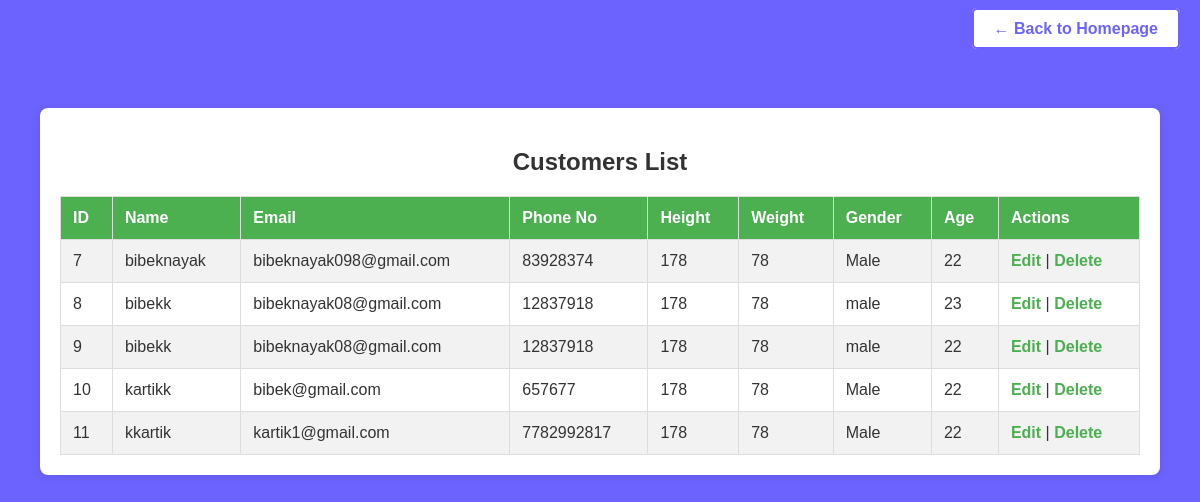
Page /read_customers.php on the committed database.
### tables this page shows
CREATE TABLE `customer` (
  `customer_id` int(11) NOT NULL,
  `name` varchar(255) DEFAULT NULL,
  `email` varchar(255) DEFAULT NULL,
  `password` varchar(255) DEFAULT NULL,
  `height` int(11) DEFAULT NULL,
  `weight` int(11) DEFAULT NULL,
  `gender` varchar(10) DEFAULT NULL,
  `age` int(11) DEFAULT NULL,
  `phone` varchar(15) DEFAULT NULL,
  `created_at` timestamp NOT NULL DEFAULT current_timestamp()
);

### read_customers.php (the view, shortened to what this page needs)
<?php
include 'config.php';
$sql = "SELECT * FROM customer";
$result = $conn->query($sql);
?>
<!DOCTYPE html>
<html lang="en">
<head>
</head>
<body>
<div style="padding: 20px; text-align: right;">
  <a href="adminhomepage.php" style="
      background-color: #fff;
      color: #6C63FF;
      border: 2px solid #6C63FF;
      padding: 10px 20px;
      text-decoration: none;
      border-radius: 5px;
      font-weight: bold;
      transition: background-color 0.3s, color 0.3s;">
    ← Back to Homepage
  </a>
</div>
<div class="container">
    <h2>Customers List</h2>
    <?php if ($result->num_rows > 0): ?>
        <table>
            <tr>
                <th>ID</th>
                <th>Name</th>
                <th>Email</th>
                <th>Phone No</th>
                <th>Height</th>
                <th>Weight</th>
                <th>Gender</th>
                <th>Age</th>
                <th>Actions</th>
            </tr>
            <?php while ($row = $result->fetch_assoc()): ?>
                <tr>
                    <td><?php echo htmlspecialchars($row['customer_id']); ?></td>
                    <td><?php echo htmlspecialchars($row['name']); ?></td>
                    <td><?php echo htmlspecialchars($row['email']); ?></td>
                    <td><?php echo htmlspecialchars($row['phone']); ?></td>
                    <td><?php echo htmlspecialchars($row['height']); ?></td>
                    <td><?php echo htmlspecialchars($row['weight']); ?></td>
                    <td><?php echo htmlspecialchars($row['gender']); ?></td>
                    <td><?php echo htmlspecialchars($row['age']); ?></td>
                    <td>
                        <a href="update_customer.php?id=<?php echo $row['customer_id']; ?>">Edit</a> |
                        <a href="delete_customer.php?id=<?php echo $row['customer_id']; ?>">Delete</a>
                    </td>
                </tr>
            <?php endwhile; ?>
        </table>
    <?php else: ?>
        <p>No customers found.</p>
    <?php endif; ?>
</div>
</body>
</html>

### read_customers.php (style rules this page uses)
body { font-family: Arial, sans-serif; background-color: #6C63FF; margin: 0; padding: 0; color: #333; }
.container { width: 90%; margin: 50px auto; padding: 20px; background-color: white; box-shadow: 0 2px 10px rgba(0, 0, 0, 0.1); border-radius: 8px; }
h2 { text-align: center; color: #333; }
table { width: 100%; margin-top: 20px; border-collapse: collapse; }
th, td { padding: 12px; text-align: left; border: 1px solid #ddd; }
th { background-color: #4CAF50; color: white; }
tr:nth-child(even) { background-color: #f2f2f2; }
a { text-decoration: none; color: #4CAF50; font-weight: bold; }

### rows in the picture
customer: customer_id "7", name "bibeknayak", email "bibeknayak098@gmail.com", phone "83928374", height "178", weight "78", gender "Male", age "22"
customer: customer_id "8", name "bibekk", email "bibeknayak08@gmail.com", phone "12837918", height "178", weight "78", gender "male", age "23"
customer: customer_id "9", name "bibekk", email "bibeknayak08@gmail.com", phone "12837918", height "178", weight "78", gender "male", age "22"
customer: customer_id "10", name "kartikk", email "bibek@gmail.com", phone "657677", height "178", weight "78", gender "Male", age "22"
customer: customer_id "11", name "kkartik", email "kartik1@gmail.com", phone "7782992817", height "178", weight "78", gender "Male", age "22"
